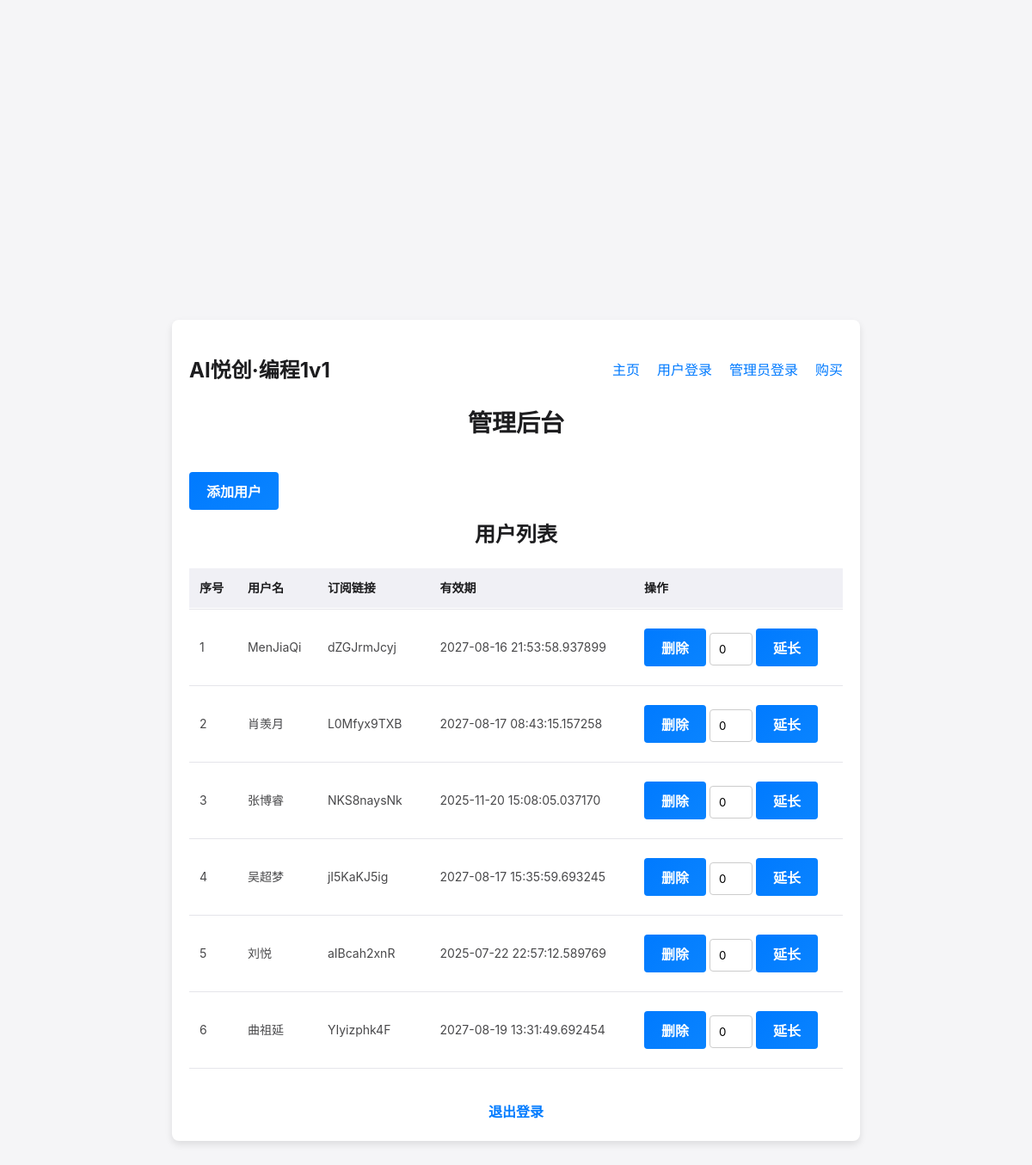
/admin (signed in), run on the app's committed database.
### app.py (models this page shows, shortened)
class User(db.Model):
    id = db.Column(db.Integer, primary_key=True)
    username = db.Column(db.String(150), nullable=False, unique=True)
    password = db.Column(db.String(150), nullable=False)
    expiration_date = db.Column(db.DateTime, nullable=True)
    subscription_link = db.Column(db.String(200), nullable=True, unique=True)

### app.py (the view, shortened to what this page needs)
@app.route('/admin', methods=['GET', 'POST'])
@admin_login_required
def admin():
    users = User.query.all()
    return render_template('admin.html', users=enumerate(users, start=1))

### app.py (called while the page is built)
def admin_login_required(f):
    @wraps(f)
    def decorated_function(*args, **kwargs):
        if 'admin_logged_in' not in session:
            flash("请先登录", "danger")
            return redirect(url_for('login'))
        return f(*args, **kwargs)
    return decorated_function

### templates/admin.html (shortened to what this page needs)
<!DOCTYPE html>
<html lang="en">
<head>
    <link rel="stylesheet" href="{{ url_for('static', filename='base.css') }}">
    <link rel="stylesheet" href="{{ url_for('static', filename='admin.css') }}">
</head>
<body>
<div class="container">
    <nav class="navbar">
        <a href="{{ url_for('index') }}" class="logo">AI悦创·编程1v1</a>
        <ul class="nav-links">
            <li><a href="{{ url_for('index') }}">主页</a></li>
            <li><a href="{{ url_for('user_login') }}">用户登录</a></li>
            <li><a href="{{ url_for('login') }}">管理员登录</a></li>
            <li><a href="{{ url_for('purchase') }}">购买</a></li>
        </ul>
    </nav>
    <h1>管理后台</h1>
    <button id="addUserButton" class="btn">添加用户</button>
    <h2>用户列表</h2>
    <div class="table-container">
        <table>
            <thead>
            <tr>
                <th>序号</th>
                <th>用户名</th>
                <th>订阅链接</th>
                <th>有效期</th>
                <th>操作</th>
            </tr>
            </thead>
            <tbody>
            {% for index, user in users %}
                <tr>
                    <td>{{ index }}</td>
                    <td>{{ user.username }}</td>
                    <td>{{ user.subscription_link }}</td>
                    <td>{{ user.expiration_date }}</td>
                    <td>
                        <form method="post" style="display: inline;">
                            <button type="submit">删除</button>
                        </form>
                        <form method="post" style="display: inline;">
                            <input type="number" name="additional_days" value="0" style="width: 50px;">
                            <button type="submit">延长</button>
                        </form>
                    </td>
                </tr>
            {% endfor %}
            </tbody>
        </table>
    </div>
    <a href="{{ url_for('logout') }}" class="logout">退出登录</a>
</div>
</body>
</html>

### static/base.css (style rules this page uses)
* { margin: 0; padding: 0; box-sizing: border-box; font-family: -apple-system, BlinkMacSystemFont, "Segoe UI", Roboto, "Helvetica Neue", Arial, sans-serif; }
body { background-color: #f5f5f7; color: #333; display: flex; justify-content: center; align-items: center; min-height: 100vh; line-height: 1.6; }
.container { width: 100%; max-width: 800px; padding: 20px; background-color: #ffffff; border-radius: 16px; box-shadow: 0 4px 12px rgba(0, 0, 0, 0.1); }
h1 { font-size: 28px; margin-bottom: 24px; color: #1d1d1f; font-weight: 600; text-align: center; }
button { padding: 12px; border: none; border-radius: 8px; font-size: 16px; font-weight: 600; color: #fff; background: linear-gradient(135deg, #007aff, #0a84ff); cursor: pointer; transition: background 0.3s ease; margin: 8px 0; }
.navbar { display: flex; justify-content: space-between; align-items: center; padding: 20px 0; }
.navbar .logo { font-size: 24px; font-weight: bold; color: #1d1d1f; text-decoration: none; }
.navbar .nav-links { list-style: none; display: flex; margin: 0; }
.navbar .nav-links li { margin-left: 20px; }
.navbar .nav-links a { text-decoration: none; color: #007aff; font-weight: 500; transition: color 0.3s; }

### static/admin.css (style rules this page uses)
body { font-family: Arial, sans-serif; background-color: #f5f5f7; color: #333; margin: 0; padding: 0; overflow-y: scroll; }
.container { max-width: 800px; margin: 0 auto; padding: 20px; background-color: #fff; border-radius: 8px; box-shadow: 0 4px 8px rgba(0, 0, 0, 0.1); position: relative; z-index: 1; }
h1, h2 { color: #1d1d1f; text-align: center; }
button { background-color: #007bff; color: #fff; border: none; padding: 10px 20px; margin: 10px 0; cursor: pointer; font-size: 16px; border-radius: 4px; transition: background-color 0.3s ease; }
.table-container { max-height: 600px; overflow-y: auto; margin-top: 20px; position: relative; }
table { width: 100%; border-collapse: collapse; font-size: 14px; }
thead th { position: sticky; top: 0; background-color: #f0f0f5; z-index: 1; }
tbody td { background-color: #fff; color: #48484a; }
th, td { padding: 12px; border-bottom: 1px solid #e5e5ea; text-align: left; }
th { font-weight: 600; color: #1d1d1f; }
input[type="text"], input[type="password"], input[type="number"] { width: 100%; padding: 10px; margin: 8px 0; border: 1px solid #ccc; border-radius: 4px; box-sizing: border-box; }
a.logout { display: block; text-align: center; color: #007bff; text-decoration: none; margin-top: 20px; font-weight: bold; }
html { height: 100%; }

### data on the page
User: index "1", username "MenJiaQi", subscription_link "dZGJrmJcyj", expiration_date "2027-08-16 21:53:58.937899"
User: index "2", username "肖羡月", subscription_link "L0Mfyx9TXB", expiration_date "2027-08-17 08:43:15.157258"
User: index "3", username "张博睿", subscription_link "NKS8naysNk", expiration_date "2025-11-20 15:08:05.037170"
User: index "4", username "吴超梦", subscription_link "jI5KaKJ5ig", expiration_date "2027-08-17 15:35:59.693245"
User: index "5", username "刘悦", subscription_link "aIBcah2xnR", expiration_date "2025-07-22 22:57:12.589769"
User: index "6", username "曲祖延", subscription_link "YIyizphk4F", expiration_date "2027-08-19 13:31:49.692454"
